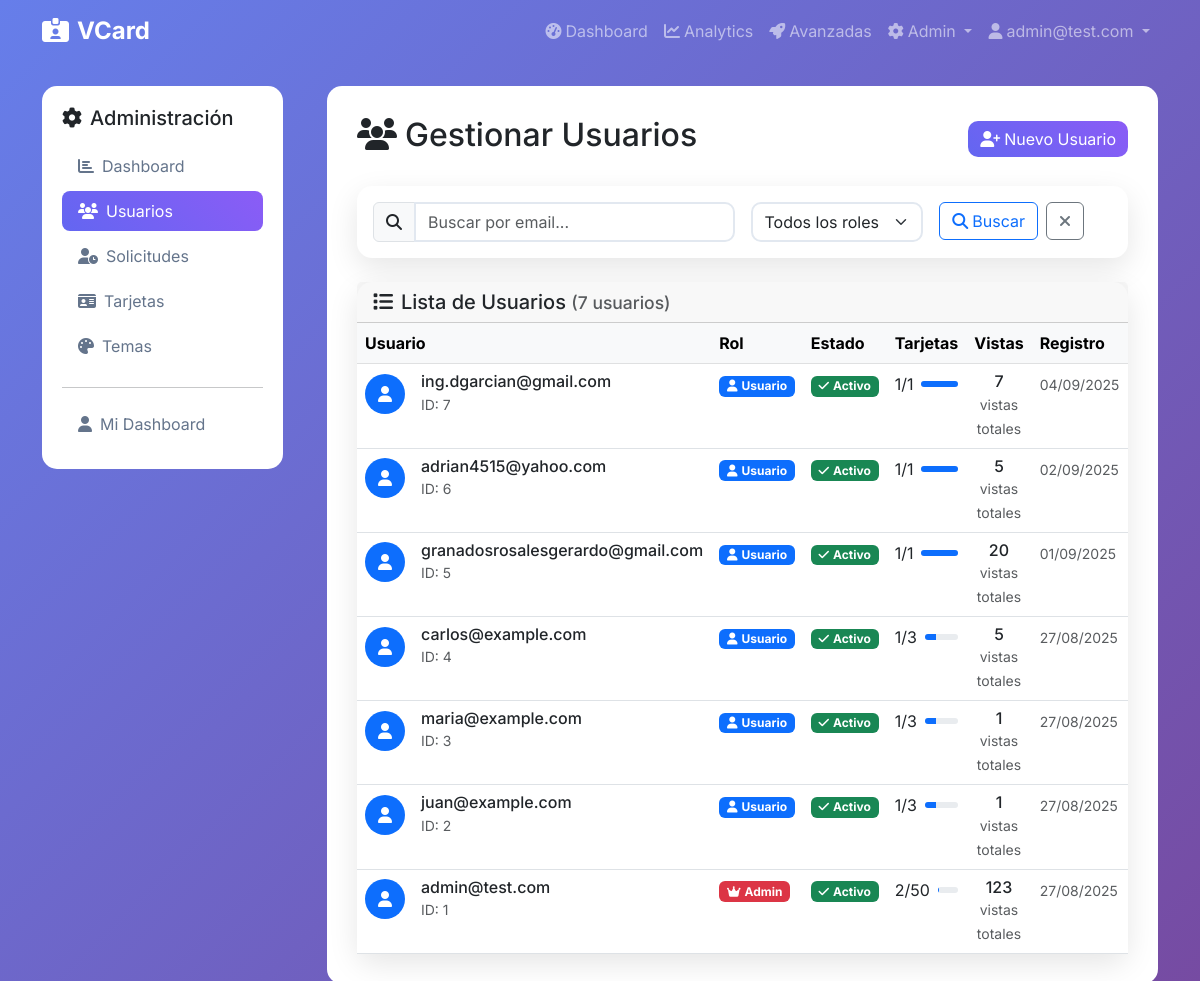
The app's page /admin/users (signed in) with its own data.
### app/models.py (models this page shows, shortened)
class User(UserMixin, db.Model):
    id = db.Column(db.Integer, primary_key=True)
    email = db.Column(db.String(120), unique=True, nullable=False, index=True)
    password_hash = db.Column(db.String(255), nullable=False)
    role = db.Column(Enum('admin', 'user', name='user_roles'), default='user', nullable=False)
    is_active = db.Column(db.Boolean, default=True, nullable=False)
    is_approved = db.Column(db.Boolean, default=False)
    approved_at = db.Column(db.DateTime)
    approved_by_id = db.Column(db.Integer)
    is_suspended = db.Column(db.Boolean, default=False)
    suspension_reason = db.Column(db.String(500))
    suspended_at = db.Column(db.DateTime)
    suspended_by_id = db.Column(db.Integer)
    max_cards = db.Column(db.Integer, default=1, nullable=False)
    last_login = db.Column(db.DateTime)
    total_views = db.Column(db.Integer, default=0)
    email_verified = db.Column(db.Boolean, default=False)
    email_verified_at = db.Column(db.DateTime)
    reset_token = db.Column(db.String(255))
    reset_token_expires = db.Column(db.DateTime)
    created_at = db.Column(db.DateTime, default=datetime.utcnow)
    updated_at = db.Column(db.DateTime, default=datetime.utcnow, onupdate=datetime.utcnow)
    cards = db.relationship('Card', backref='owner', lazy='dynamic', cascade='all, delete-orphan')
    def is_admin(self):
        return self.role == 'admin'
    def get_total_card_views(self):
        from .models import CardView
        return CardView.query.join(Card).filter(Card.owner_id == self.id).count()

### app/admin/routes.py (the view)
@bp.route('/users')
@login_required
@admin_required
def users():
    page = request.args.get('page', 1, type=int)
    search = request.args.get('search', '', type=str)
    query = User.query
    if search:
        query = query.filter(User.email.contains(search))
    users = query.order_by(User.created_at.desc()).paginate(
        page=page, per_page=20, error_out=False
    )
    return render_template('admin/users.html', users=users, search=search)

### app/utils.py (called while the page is built)
def admin_required(f):
    from functools import wraps
    from flask import abort
    from flask_login import current_user
    @wraps(f)
    def decorated_function(*args, **kwargs):
        if not current_user.is_authenticated or not current_user.is_admin():
            abort(403)
        return f(*args, **kwargs)
    return decorated_function

### app/templates/admin/users.html (shortened to what this page needs)
{% extends "base.html" %}
{% block content %}
<div class="row">
    <div class="col-md-3">
        {% include 'admin/_sidebar.html' %}
    </div>
    <div class="col-md-9">
        <div class="main-content">
            <div class="d-flex justify-content-between align-items-center mb-4">
                <h2>
                    <i class="fas fa-users me-2"></i>Gestionar Usuarios
                </h2>
                <a href="{{ url_for('admin.new_user') }}" class="btn btn-primary">
                    <i class="fas fa-user-plus me-1"></i>Nuevo Usuario
                </a>
            </div>
            <div class="card mb-4">
                <div class="card-body">
                    <form method="GET" class="row g-3">
                        <div class="col-md-6">
                            <div class="input-group">
                                <span class="input-group-text">
                                    <i class="fas fa-search"></i>
                                </span>
                                <input type="text" name="search" class="form-control"
                                       placeholder="Buscar por email..." value="{{ search }}">
                            </div>
                        </div>
                        <div class="col-md-3">
                            <select name="role" class="form-select">
                                <option value="">Todos los roles</option>
                            </select>
                        </div>
                        <div class="col-md-3">
                            <div class="d-grid gap-2 d-md-flex">
                                <button type="submit" class="btn btn-outline-primary">
                                    <i class="fas fa-search me-1"></i>Buscar
                                </button>
                                <a href="{{ url_for('admin.users') }}" class="btn btn-outline-secondary">
                                    <i class="fas fa-times"></i>
                                </a>
                            </div>
                        </div>
                    </form>
                </div>
            </div>
            <div class="card">
                <div class="card-header">
                    <h5 class="mb-0">
                        <i class="fas fa-list me-2"></i>Lista de Usuarios
                        <small class="text-muted">({{ users.total }} usuarios)</small>
                    </h5>
                </div>
                <div class="card-body p-0">
                    {% if users.items %}
                        <div class="table-responsive">
                            <table class="table table-hover mb-0">
                                <thead class="table-light">
                                    <tr>
                                        <th>Usuario</th>
                                        <th width="12%">Rol</th>
                                        <th width="12%">Estado</th>
                                        <th width="12%">Tarjetas</th>
                                        <th width="10%">Vistas</th>
                                        <th width="12%">Registro</th>
                                    </tr>
                                </thead>
                                <tbody>
                                    {% for user in users.items %}
                                        <tr>
                                            <td>
                                                <div class="d-flex align-items-center">
                                                    <div class="rounded-circle bg-primary text-white d-flex align-items-center justify-content-center me-3"
                                                         style="width: 40px; height: 40px;">
                                                        <i class="fas fa-user"></i>
                                                    </div>
                                                    <div>
                                                        <h6 class="mb-0">{{ user.email }}</h6>
                                                        <small class="text-muted">ID: {{ user.id }}</small>
                                                    </div>
                                                </div>
                                            </td>
                                            <td>
                                                {% if user.role == 'admin' %}
                                                    <span class="badge bg-danger">
                                                        <i class="fas fa-crown me-1"></i>Admin
                                                    </span>
                                                {% else %}
                                                    <span class="badge bg-primary">
                                                        <i class="fas fa-user me-1"></i>Usuario
                                                    </span>
                                                {% endif %}
                                            </td>
                                            <td>
                                                {% if user.is_suspended %}
                                                    <div>
                                                        <span class="badge bg-danger">
                                                            <i class="fas fa-ban me-1"></i>Suspendido
                                                        </span>
                                                        {% if user.suspension_reason %}
                                                            <div class="mt-1">
                                                                <small class="text-muted" title="{{ user.suspension_reason }}">
                                                                    {{ user.suspension_reason[:30] }}{% if user.suspension_reason|length > 30 %}...{% endif %}
                                                                </small>
                                                            </div>
                                                        {% endif %}
                                                    </div>
                                                {% elif user.is_active %}
                                                    <span class="badge bg-success">
                                                        <i class="fas fa-check me-1"></i>Activo
                                                    </span>
                                                {% else %}
                                                    <span class="badge bg-secondary">
                                                        <i class="fas fa-pause me-1"></i>Inactivo
                                                    </span>
                                                {% endif %}
                                            </td>
                                            <td>
                                                <div class="d-flex align-items-center">
                                                    <span class="me-2">{{ user.cards.count() }}/{{ user.max_cards }}</span>
                                                    <div class="progress flex-grow-1" style="height: 6px;">
                                                        <div class="progress-bar" role="progressbar"
                                                             style="width: {{ (user.cards.count() / user.max_cards * 100) if user.max_cards > 0 else 0 }}%">
                                                        </div>
                                                    </div>
                                                </div>
                                            </td>
                                            <td>
                                                <div class="text-center">
                                                    <div class="h6 mb-0">{{ user.get_total_card_views() }}</div>
                                                    <small class="text-muted">vistas totales</small>
                                                </div>
                                            </td>
                                            <td>
                                                <small class="text-muted">
                                                    {{ user.created_at.strftime('%d/%m/%Y') if user.created_at else '-' }}
                                                </small>
                                            </td>
                                        </tr>
                                    {% endfor %}
                                </tbody>
                            </table>
                        </div>
                    {% endif %}
                </div>
            </div>
        </div>
    </div>
</div>
{% endblock %}

### app/templates/base.html (shortened to what this page needs)
<!DOCTYPE html>
<html lang="es">
<head>
    <link href="https://cdn.jsdelivr.net/npm/bootstrap@5.3.0/dist/css/bootstrap.min.css" rel="stylesheet">
    <link href="https://cdnjs.cloudflare.com/ajax/libs/font-awesome/6.4.0/css/all.min.css" rel="stylesheet">
</head>
<body>
    <nav class="navbar navbar-expand-lg navbar-dark mb-4">
        <div class="container">
            <a class="navbar-brand" href="{{ url_for('index') }}">
                <i class="fas fa-id-card-alt me-2"></i>VCard
            </a>
            <div class="collapse navbar-collapse" id="navbarNav">
                <ul class="navbar-nav ms-auto">
                    {% if current_user.is_authenticated %}
                        <li class="nav-item">
                            <a class="nav-link" href="{{ url_for('dashboard.index') }}">
                                <i class="fas fa-tachometer-alt me-1"></i>Dashboard
                            </a>
                        </li>
                        <li class="nav-item">
                            <a class="nav-link" href="{{ url_for('dashboard.analytics') }}">
                                <i class="fas fa-chart-line me-1"></i>Analytics
                            </a>
                        </li>
                        <li class="nav-item">
                            <a class="nav-link" href="{{ url_for('dashboard.advanced_features') }}">
                                <i class="fas fa-rocket me-1"></i>Avanzadas
                            </a>
                        </li>
                        {% if current_user.is_admin() %}
                        <li class="nav-item dropdown">
                            <a class="nav-link dropdown-toggle" href="#" role="button" data-bs-toggle="dropdown">
                                <i class="fas fa-cog me-1"></i>Admin
                            </a>
                        </li>
                        {% endif %}
                        <li class="nav-item dropdown">
                            <a class="nav-link dropdown-toggle" href="#" role="button" data-bs-toggle="dropdown">
                                <i class="fas fa-user me-1"></i>{{ current_user.email }}
                            </a>
                        </li>
                    {% endif %}
                </ul>
            </div>
        </div>
    </nav>
    <div class="container">
        {% block content %}{% endblock %}
    </div>
</body>
</html>

### app/templates/base.html (style rules this page uses)
:root { --primary-color: #6366f1; --secondary-color: #8b5cf6; --accent-color: #ec4899; }
body { font-family: 'Inter', sans-serif; background: linear-gradient(135deg, #667eea 0%, #764ba2 100%); min-height: 100vh; }
.navbar-brand { font-weight: 700; font-size: 1.5rem; }
.card { border: none; border-radius: 15px; box-shadow: 0 10px 30px rgba(0,0,0,0.1); }
.btn-primary { background: linear-gradient(45deg, var(--primary-color), var(--secondary-color)); border: none; border-radius: 10px; }
.form-control, .form-select { border-radius: 10px; border: 2px solid #e2e8f0; }
.main-content { background: white; border-radius: 15px; padding: 30px; }

### records on screen
User: email "admin@test.com", id "1", role "admin" (drawn), is_active True (drawn), cards.count "2", max_cards "50", get_total_card_views "123", created_at "27/08/2025"
User: email "ing.dgarcian@gmail.com", id "7", role "user" (drawn), is_active True (drawn), is_suspended "Activo", cards.count "1", max_cards "1", get_total_card_views "7", created_at "04/09/2025"
User: email "adrian4515@yahoo.com", id "6", role "user" (drawn), is_active True (drawn), is_suspended "Activo", cards.count "1", max_cards "1", get_total_card_views "5", created_at "02/09/2025"
User: email "granadosrosalesgerardo@gmail.com", id "5", role "user" (drawn), is_active True (drawn), is_suspended "Activo", cards.count "1", max_cards "1", get_total_card_views "20", created_at "01/09/2025"
User: email "carlos@example.com", id "4", role "user" (drawn), is_active True (drawn), cards.count "1", max_cards "3", get_total_card_views "5", created_at "27/08/2025"
User: email "maria@example.com", id "3", role "user" (drawn), is_active True (drawn), cards.count "1", max_cards "3", get_total_card_views "1", created_at "27/08/2025"
User: email "juan@example.com", id "2", role "user" (drawn), is_active True (drawn), cards.count "1", max_cards "3", get_total_card_views "1", created_at "27/08/2025"

### other values on screen
{{ users.total }} "7"
